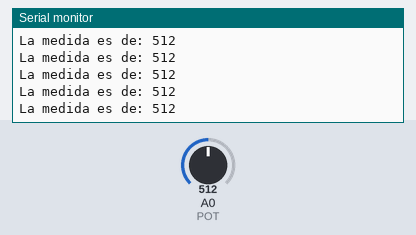
Simulated run of this sketch. Board: Arduino Uno, built with avr-gcc and run on an emulated ATmega328P. Parts: the last lines printed to the serial monitor. Inputs (shaded band) come from the test bench; at power-on: A0 (POT) = 512.

Above: at 1.2 s.
1.3 s: A0 (POT) set to 716
At 1.31 s:
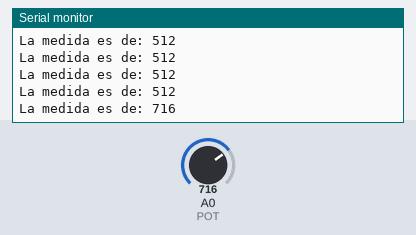
2.8 s: A0 (POT) set to 900
At 2.82 s:
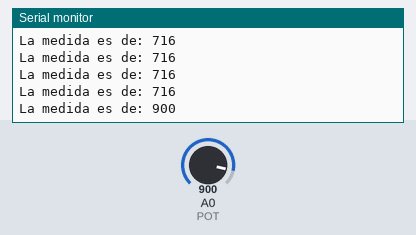
Timing chart, 0 to 5.8 s (numbered marks = the images above; inputs shaded):
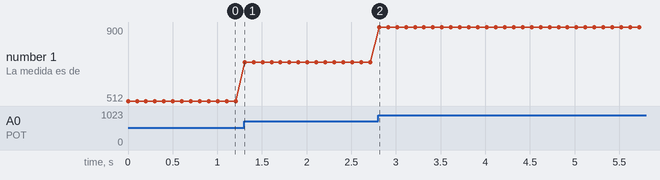

The sketch:

PotenciometroLee.ino
```cpp
/* Leemos el valor que nos da el potenciometro
 * conectado a una entrada analogica y enviamos dicha
 * lectura por el puerto usb para verlo por el ordenador
 */

//Asociamos el potenciometro con una entrada analogica
#define POT 0

//Definimos la velocidad de comunicacion entre Arduino y el ordenador
#define VELOCIDAD_COM 9600

//Definimos una variable para almacenar la medida
int valor;

void setup() {

//Iniciamos la comunicacion a la velocidad establecida
Serial.begin(VELOCIDAD_COM);

}

void loop() {

//Almacenamos la lectura de la entrada analogica
valor = analogRead(POT);

//Enviamos la informacion al ordenador
Serial.print("La medida es de: ");

Serial.println(valor);

//Esperamos un poco para leer bien las medidas
delay(100);

}
```

Measured:
- after the input at 1.3 s, the serial monitor: prints a new line at once (image 1)
- after the input at 2.8 s, the serial monitor: prints a new line at once (image 2)
- plotted number 1: 512 → 716 after the input at 1.3 s, 716 → 900 after the input at 2.8 s
